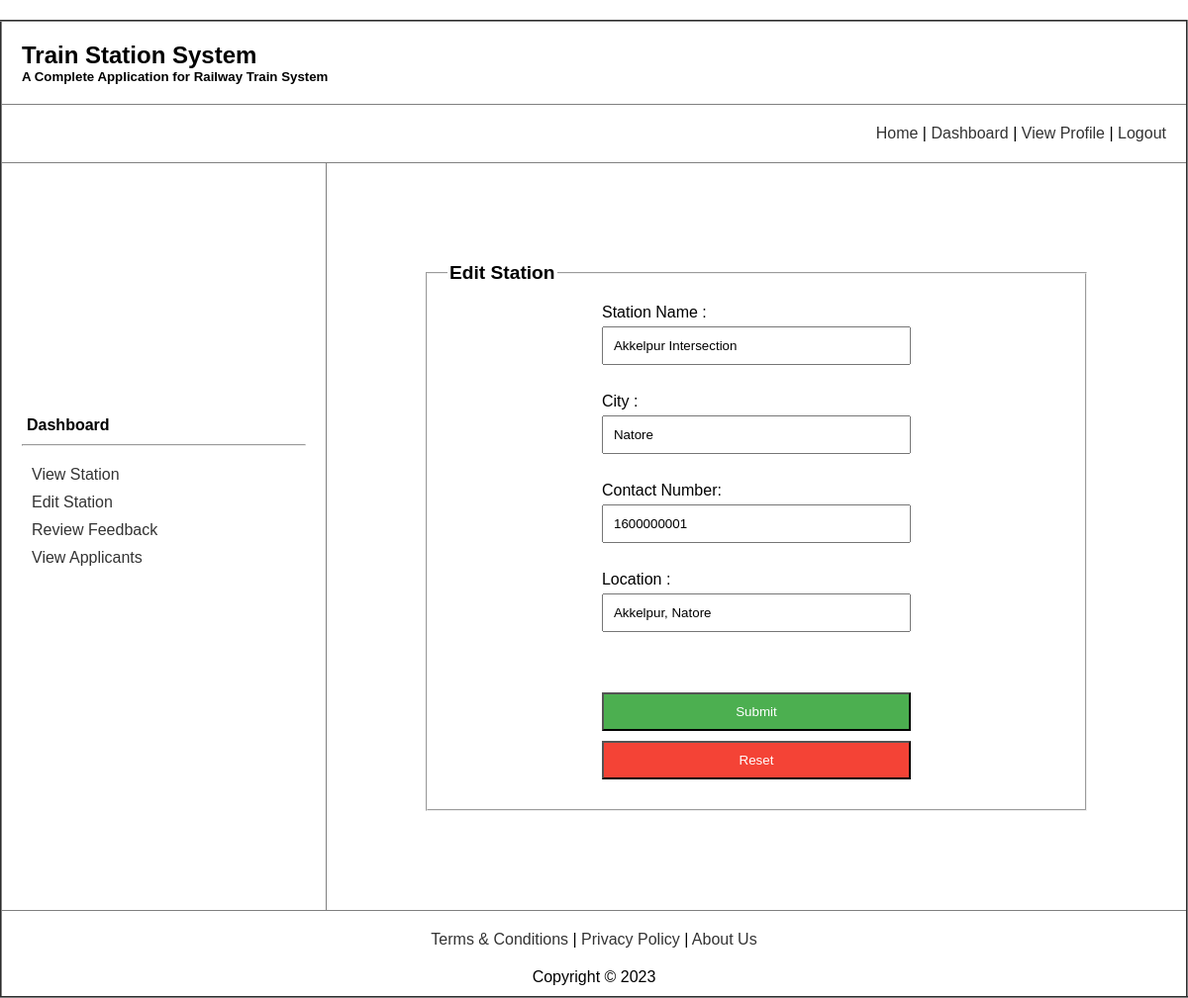
Screenshot of /view/stationEdit.php?id=1 (signed in) with the database file from the repository.
### tables this page shows
CREATE TABLE `station` (
  `id` int(255) NOT NULL,
  `stationName` varchar(255) NOT NULL,
  `city` varchar(255) NOT NULL,
  `contactNumber` int(255) NOT NULL,
  `location` varchar(255) NOT NULL
);

### view/stationEdit.php (the view, shortened to what this page needs)
<?php
    $stationName = "";
    $city = "";
    $contactNumber = "";
    $location = "";
    if($_SERVER['REQUEST_METHOD']=='GET'){
        $id=$_GET['id'];
        $con=getConnection();
        $sql=" select * from station where id=$id";
        $result=mysqli_query($con,$sql);
        $row= mysqli_fetch_assoc($result);
        $stationName = $row['stationName'];
        $city = $row['city'];
        $contactNumber = $row['contactNumber'];
        $location = $row['location'];
    }
?>
<!DOCTYPE html>
<html lang="en">
<head>
</head>
<body>
    <table border="2" align="center" width="1080px">
        <tr>
            <td align="left" colspan="2">
                <nav>
                    <h1>Train Station System</h1>
                    <h5>A Complete Application for Railway Train System</h5>
                </nav>
            </td>
        </tr>
        <tr>
            <td align="right" colspan="2">
                <nav>
                    <a href="adminHome.php">Home</a> |
                    <a href="adminDash.php">Dashboard</a> |
                    <a href="viewProfile.php">View Profile</a> |
                    <a href="../controller/logout.php">Logout</a>
                </nav>
            </td>
        </tr>
        <tr>
            <td style="padding-bottom: 100px; ">
                <h4 style="margin-top: 15px; margin-left: 15px; margin-bottom: 10px">
                    Dashboard
                </h4>
                <hr style="margin: 0 10px" />
                <ul style="margin-left: 20px; margin-top: 20px">
                    <li><a href="viewStation.php">View Station</a></li>
                    <li><a href="editStation.php">Edit Station</a></li>
                    <li><a href="feedback.php">Review Feedback</a></li>
                    <li><a href="application.php">View Applicants</a></li>
                </ul>
            </td>
            <td style="padding: 80px">
                <fieldset>
                    <legend>Edit Station</legend>
                    <form action="" method="post" name="editStationForm" onsubmit="return validateForm()">
                      Station Name  : <input type="text" value="<?php echo $stationName; ?>" name="stationName"><br>
                      City          : <input type="text" value="<?php echo $city; ?>" name="city"><br>
                      Contact Number: <input type="number" value="<?php echo $contactNumber; ?>" name="contactNumber"><br>
                      Location      : <input type="text" value="<?php echo $location; ?>" name="location"><br>
                      <div id="errorMessage" class="error-message"></div><br>
                      <input type="submit" name="btn" value="Submit" />
                      <input type="reset" name="rst" value="Reset" />
                  </form>
                </fieldset>
            </td>
        </tr>
        <tr align="center">
            <td colspan="2">
                <nav>
                    <a href="t&c.html">Terms & Conditions</a> |
                    <a href="privacyPolicy.html">Privacy Policy</a> |
                    <a href="aboutUs.html">About Us</a>
                </nav>
                <footer>Copyright &copy; 2023</footer>
            </td>
        </tr>
    </table>
</body>
</html>

### view/stationEdit.php (style rules this page uses)
body { font-family: Arial, sans-serif; margin: 0; padding: 0; }
table { width: 100%; border-collapse: collapse; margin-top: 20px; }
nav { padding: 10px; }
h1, h5 { margin: 0; }
td { padding: 10px; }
h4 { margin-top: 15px; margin-left: 15px; margin-bottom: 10px; }
hr { margin: 0 10px; }
ul { list-style-type: none; padding: 0; margin-left: 20px; margin-top: 20px; }
li { margin-bottom: 10px; }
a { text-decoration: none; color: #333; transition: color 0.3s ease; }
footer { text-align: center; margin-top: 10px; }
form { width: 50%; margin: auto; }
fieldset { margin: 20px; padding: 20px; }
legend { font-size: 1.2em; font-weight: bold; }
input { width: 100%; padding: 8px; margin: 5px 0; box-sizing: border-box; transition: background-color 0.3s ease; }
input[type="text"], input[type="number"], input[type="submit"], input[type="reset"] { padding: 10px; margin-bottom: 10px; display: block; width: 100%; box-sizing: border-box; }
input[type="submit"] { background-color: #4CAF50; color: white; cursor: pointer; transition: background-color 0.3s ease; }
input[type="reset"] { padding: 10px; margin-bottom: 10px; display: block; width: 100%; box-sizing: border-box; background-color: #f44336; color: white; cursor: pointer; transition: background-color 0.3s ease; }

### rows the page displays
station: stationName "Akkelpur Intersection", city "Natore", contactNumber "1600000001", location "Akkelpur, Natore"
